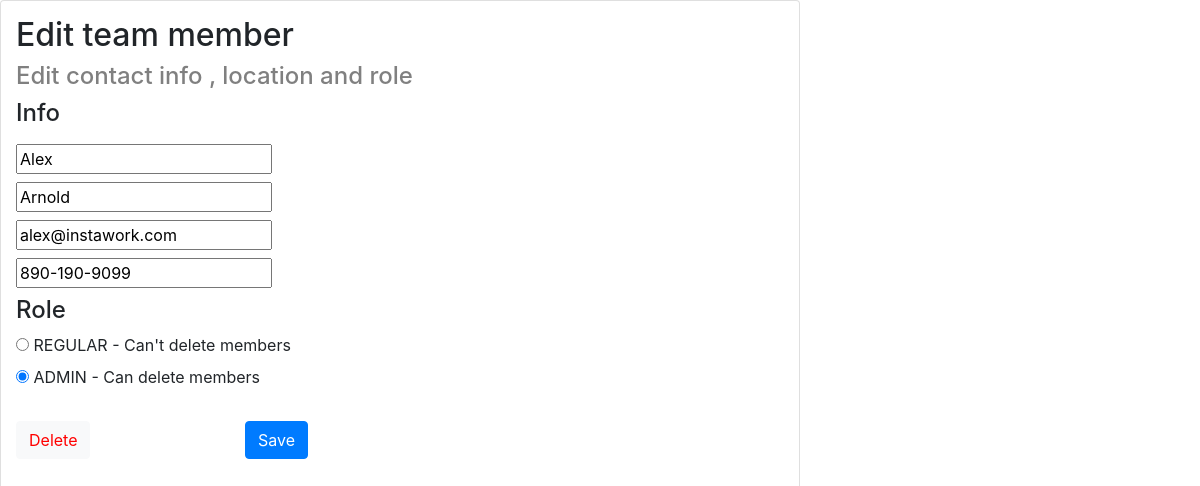
The app's page /members/16/update with its own data.
### teamlist/models.py (models this page shows)
class TeamMember(models.Model):
    first_name = models.CharField(max_length=100)
    last_name = models.CharField(max_length=100)
    email=models.EmailField(verbose_name='email address' ,
                            max_length=255,
                            unique=True,
    )
    phone=models.CharField(max_length=20,blank=True , validators = [RegexValidator('^\d{3}-\d{3}-\d{4}$' , message='Please enter a valid phone number'),])
    USER_REGULAR = 'USER_REGULAR'
    USER_ADMIN = 'USER_ADMIN'
    USER_CHOICES = (
        (USER_REGULAR , 'REGULAR - Can\'t delete members'),
        (USER_ADMIN , 'ADMIN - Can delete members')
    )
    user_type = models.CharField(max_length=20 , choices=USER_CHOICES , blank=False , default=USER_REGULAR)

### teamlist/views.py (the view)
# urls.py: path('<pk>/update' , EditUserView.as_view() , name='edit'),
class EditUserView(UpdateView):
    model = TeamMember
    form_class = MemberForm
    success_url = reverse_lazy('list')
    template_name = 'edituser.html'

### teamlist/forms.py
class MemberForm(ModelForm):
    class Meta:
        model=TeamMember
        widgets =  {
            'first_name': forms.TextInput(attrs={'placeholder':'Charlene'}),
            'last_name':forms.TextInput(attrs={'placeholder':'Pham'}),
            'email':forms.EmailInput(attrs={'placeholder':'charlene@instawork.com'}),
            'phone':forms.TextInput(attrs={'placeholder':'415-310-1619'}),
            'user_type':forms.RadioSelect()
        }
        fields = '__all__'

### teamlist/templates/edituser.html (shortened to what this page needs)
  {% extends 'base.html' %}
  {% block content %}
  <div class = "card col-md-8" style="height:100vh">
    <h2 style="margin-top:15px">Edit team member</h2>
  <h4 style="color:#808080">Edit contact info , location and role</h4>
  <h4>Info</h4>
  <form method = "post">
    {% for field in form %}
    <div class="mt-2">
        {% if field.label == 'User type' %}
        <h4>Role</h4>
        {% endif %}
        {{ field }}
    </div>
{% endfor %}
<a href= /members/{{ form.instance.id }}/delete><button class="mt-4 btn btn-light" type = "button" style="color:red">Delete</button></a>
<button type="submit" class="mt-4 btn btn-primary" style = "margin-left:150px">Save</button>
    <br><br>
    </div>
{% endblock %}

### records on screen
TeamMember: form "Alex" "Arnold" "alex@instawork.com" "890-190-9099" "☐ REGULAR - Can't delete members ☑ ADMIN - Can delete members"
